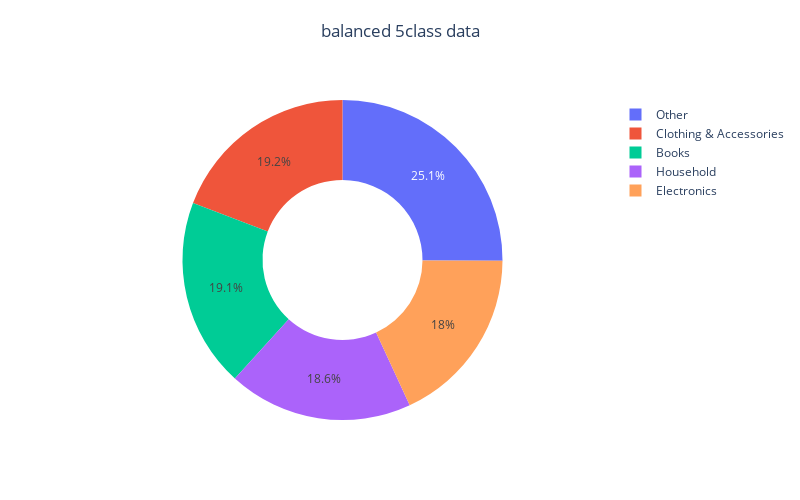

Notebook cell for this chart:
### Code cell
show_data_balance(balanced_newdata, new_category_dict, "balanced 5class data")

### Figure 1 — Plotly figure (JSON) as saved in the notebook; plotly's stock layout.template omitted (floating-point values rounded to 4 significant figures)
{"data": [{"hole": 0.5, "labels": ["Household", "Books", "Clothing & Accessories", "Electronics", "Other"], "textinfo": "percent", "title": {"text": " "}, "type": "pie", "values": [6239, 6379, 6426, 6028, 8396]}], "layout": {"height": 500, "showlegend": true, "title": {"text": "balanced 5class data", "x": 0.5, "y": 0.95}, "width": 800}}
